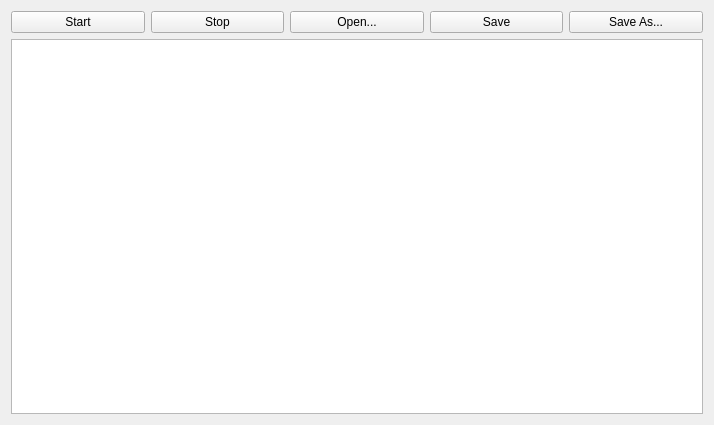
<?xml version="1.0" encoding="UTF-8"?>
<ui version="4.0">
 <class>ScriptEditorWidget</class>
 <widget class="QWidget" name="ScriptEditorWidget">
  <property name="geometry">
   <rect>
    <x>0</x>
    <y>0</y>
    <width>714</width>
    <height>425</height>
   </rect>
  </property>
  <property name="windowTitle">
   <string>Form</string>
  </property>
  <layout class="QGridLayout" name="gridLayout">
   <item row="0" column="0">
    <widget class="QPushButton" name="m_pStartButton">
     <property name="text">
      <string>Start</string>
     </property>
    </widget>
   </item>
   <item row="0" column="1">
    <widget class="QPushButton" name="m_pStopButton">
     <property name="text">
      <string>Stop</string>
     </property>
    </widget>
   </item>
   <item row="0" column="2">
    <widget class="QPushButton" name="m_pOpenButton">
     <property name="text">
      <string>Open...</string>
     </property>
    </widget>
   </item>
   <item row="0" column="3">
    <widget class="QPushButton" name="m_pSaveButton">
     <property name="text">
      <string>Save</string>
     </property>
    </widget>
   </item>
   <item row="0" column="4">
    <widget class="QPushButton" name="m_pSaveAsButton">
     <property name="text">
      <string>Save As...</string>
     </property>
    </widget>
   </item>
   <item row="1" column="0" colspan="5">
    <widget class="QPlainTextEdit" name="m_pTextEdit">
     <property name="font">
      <font>
       <family>Courier New</family>
       <pointsize>12</pointsize>
      </font>
     </property>
    </widget>
   </item>
  </layout>
 </widget>
 <resources/>
 <connections/>
</ui>
